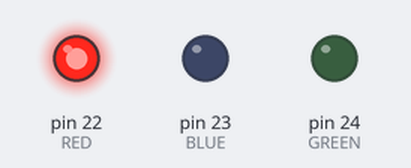
A sketch run on a simulated Arduino Mega 2560, built with avr-gcc and run on an emulated ATmega2560. Shown: output pins drawn as LEDs (lit = HIGH).

Above: at 0.5 s.
At 1.5 s:
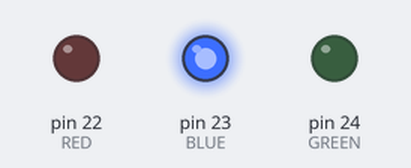
At 5.5 s:
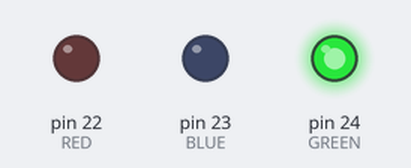
Timing chart, 0 to 6.9 s (numbered marks = the images above):
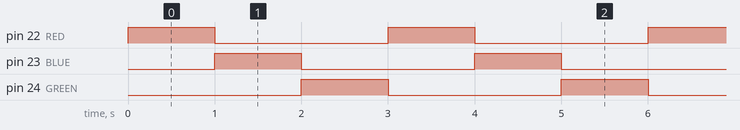

The sketch:

3_LEDS.ino
```cpp
// 3 leds turning on and of in order

// Pin defines
int RED = 22;
int BLUE = 23;
int GREEN = 24;

void setup() {
  // put your setup code here, to run once:
  pinMode(RED, OUTPUT);
  pinMode(GREEN, OUTPUT);
  pinMode(BLUE, OUTPUT);
  digitalWrite(RED, LOW);
  digitalWrite(GREEN, LOW);
  digitalWrite(BLUE, LOW);
}

void loop() {
  // put your main code here, to run repeatedly:
  digitalWrite(GREEN, LOW);
  digitalWrite(RED, HIGH);
  delay(1000);

  digitalWrite(RED, LOW);
  digitalWrite(BLUE, HIGH);
  delay(1000);

  digitalWrite(BLUE, LOW);
  digitalWrite(GREEN, HIGH);
  delay(1000);
}
```

Measured:
- by itself, pin 22 (RED), pin 23 (BLUE), pin 24 (GREEN): alternates HIGH for 1.0 s and LOW for 2.0 s
- by itself, everything shown: repeats every 3.0 s, in 3 steps
